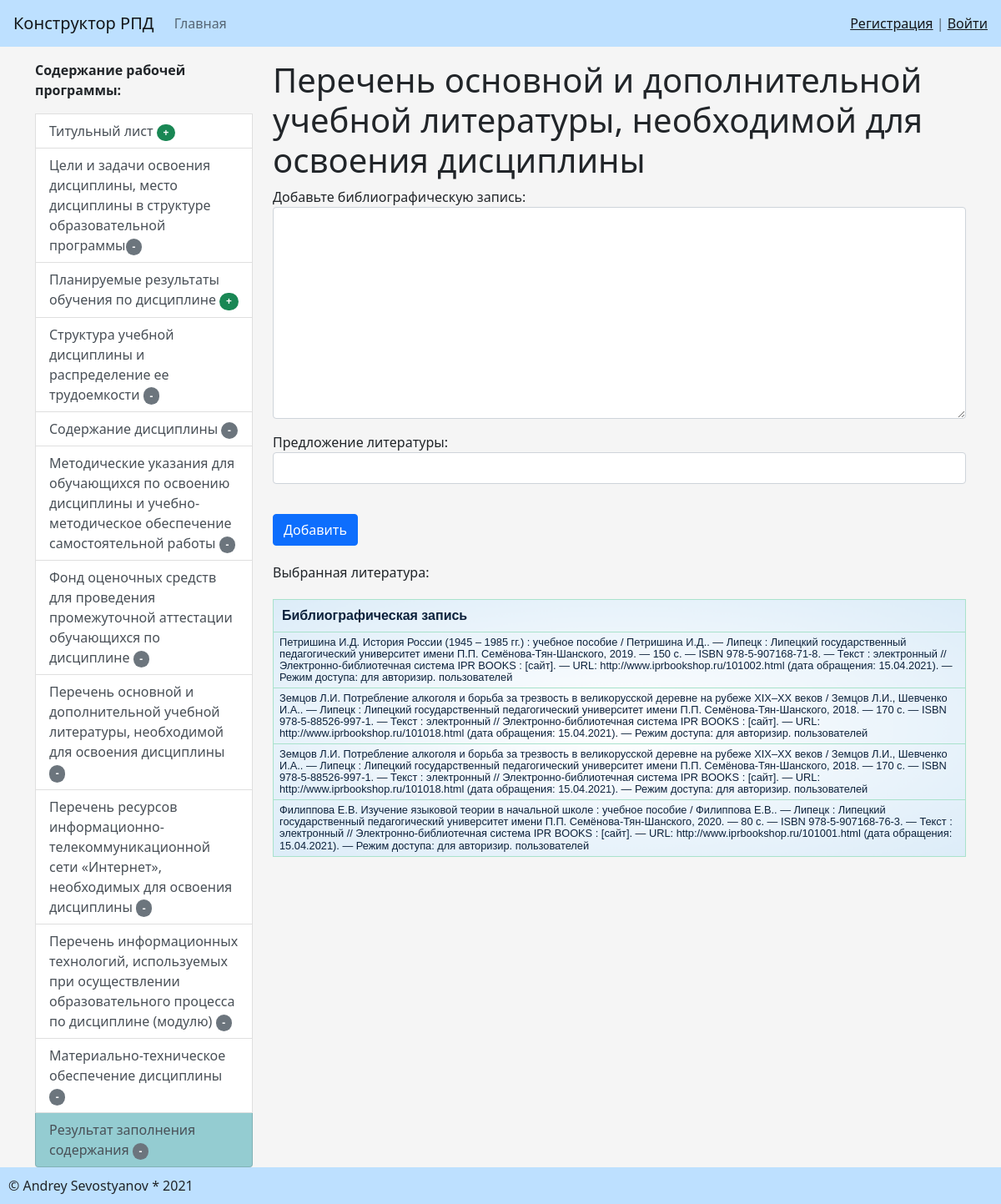
The page /opn_main_window/books/ on the database as committed earlier.
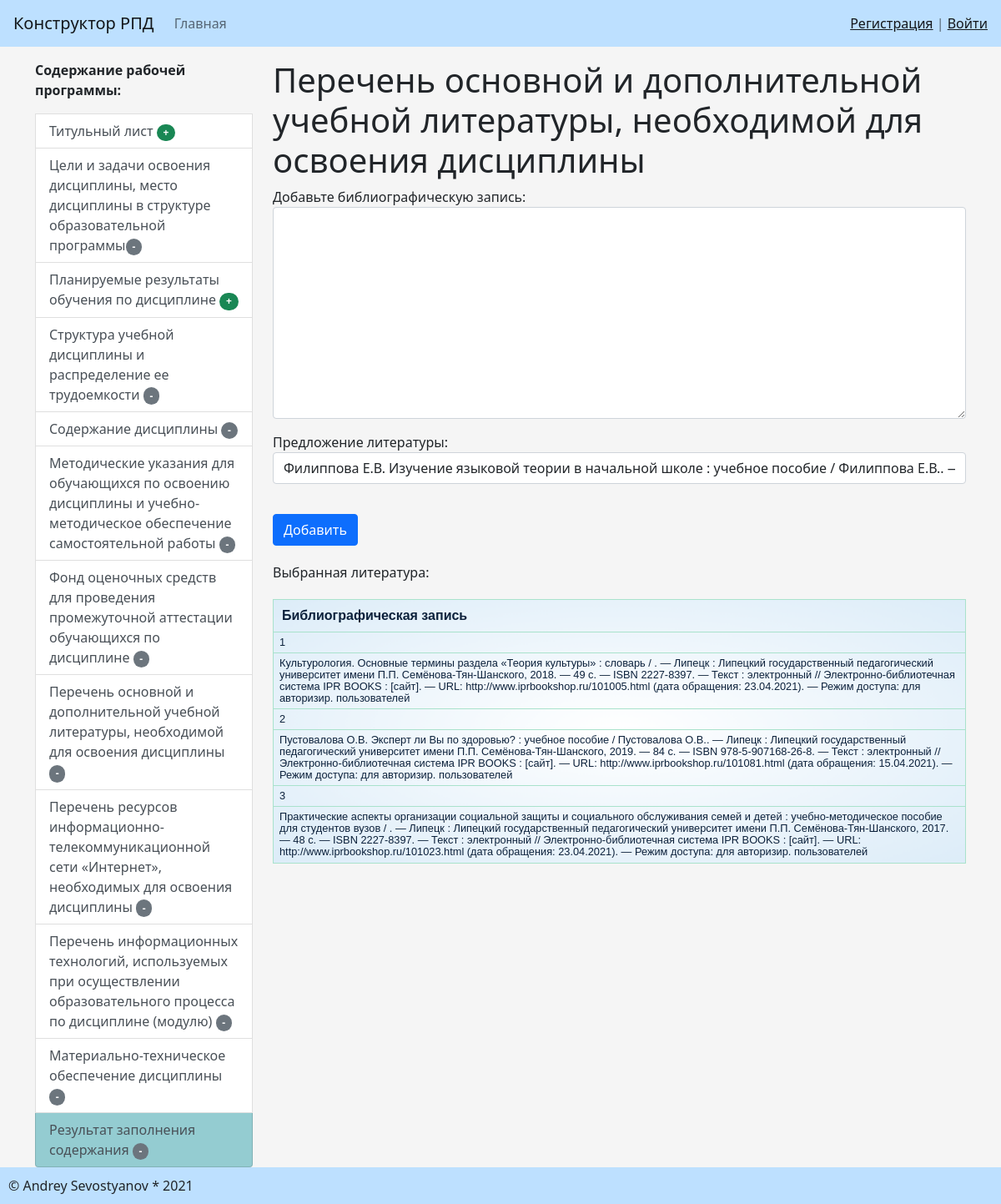
The same page on the database as committed later.
### generation_rpd/models.py (models this page shows, shortened)
class SelectBooks(models.Model):
    book = models.TextField(blank=True, verbose_name='Библиографическая запись')

### generation_rpd/views.py (the view)
# urls.py: path('opn_main_window/books/', gen_book, name='gen_book'),
def gen_book(request):
    if request.method == 'POST':
        form = Books(request.POST)
        if form.is_valid():
            SelectBooks.objects.create(book=form.cleaned_data['an_book'])
            SelectBooks.objects.create(book=form.cleaned_data['offer_books'])
            print(form.cleaned_data)
            return redirect('gen_book')
    else:
        form = Books()
    bd_book = SelectBooks.objects.all()
    return render(request, 'generation_rpd/books.html', {'form': form, 'bd_book': bd_book})

### generation_rpd/forms.py
class Books(forms.Form):
    an_book = forms.CharField(label='Добавьте библиографическую запись',
                              widget=forms.Textarea(attrs={"class": "form-control"}))
    offer_books = forms.ModelChoiceField(empty_label=None, queryset=RecomendBoook.objects.all(),
                                         label='Предложение литературы',
                                         widget=forms.Select(attrs={"class": "form-control"}))

### generation_rpd/models.py (called while the page is built)
    def __str__(self):  # строковый метод
        return self.desc

### generation_rpd/templatetags/gen_tags.py (called while the page is built)
@register.inclusion_tag('generation_rpd/list_categories.html')
def show_categories():
    categories = Category.objects.all()
    return {"categories": categories}

### generation_rpd/templates/generation_rpd/books.html (shortened to what this page needs)
{% extends 'base.html' %}
{% block sidebar %}
{% include 'inc/_sidebar.html' %}
{% endblock %}
{% block content %}
<h1>Перечень основной и дополнительной учебной литературы, необходимой для освоения дисциплины</h1>
<form action="{% url 'gen_book' %}" method="post">
    {{ form.as_p }}
<button type="submit" class="btn btn-primary btn-block">Добавить</button>
</form>
<p>Выбранная литература:</p>
<table border="1" width="100%" cellpadding="5">
    <tr>
        <th>Библиографическая запись</th>
    </tr>
    {% for items in bd_book %}
    <tr>
        <td>{{items.book}}</td>
    </tr>
    {% endfor %}
</table>
{% endblock %}

Rows that differ between the two databases and show on the page:
removed SelectBooks: book "Петришина И.Д. История России (1945 – 1985 гг.) : учебное пособие / Петришина И.Д.. — Липецк : Липецкий государственный педагогический университет имени П.П. Семёнова-Тян-Шанского, 2019. — 150 c. — ISBN 978-5-907168-71-8. — Текст : электронный // Электронно-библиотечная система IPR BOOKS : [сайт]. — URL: http://www.iprbookshop.ru/101002.html (дата обращения: 15.04.2021). — Режим доступа: для авторизир. пользователей"
removed SelectBooks: book "Земцов Л.И. Потребление алкоголя и борьба за трезвость в великорусской деревне на рубеже XIX–XX веков / Земцов Л.И., Шевченко И.А.. — Липецк : Липецкий государственный педагогический университет имени П.П. Семёнова-Тян-Шанского, 2018. — 170 c. — ISBN 978-5-88526-997-1. — Текст : электронный // Электронно-библиотечная система IPR BOOKS : [сайт]. — URL: http://www.iprbookshop.ru/101018.html (дата обращения: 15.04.2021). — Режим доступа: для авторизир. пользователей"
removed SelectBooks: book "Земцов Л.И. Потребление алкоголя и борьба за трезвость в великорусской деревне на рубеже XIX–XX веков / Земцов Л.И., Шевченко И.А.. — Липецк : Липецкий государственный педагогический университет имени П.П. Семёнова-Тян-Шанского, 2018. — 170 c. — ISBN 978-5-88526-997-1. — Текст : электронный // Электронно-библиотечная система IPR BOOKS : [сайт]. — URL: http://www.iprbookshop.ru/101018.html (дата обращения: 15.04.2021). — Режим доступа: для авторизир. пользователей"
removed SelectBooks: book "Филиппова Е.В. Изучение языковой теории в начальной школе : учебное пособие / Филиппова Е.В.. — Липецк : Липецкий государственный педагогический университет имени П.П. Семёнова-Тян-Шанского, 2020. — 80 c. — ISBN 978-5-907168-76-3. — Текст : электронный // Электронно-библиотечная система IPR BOOKS : [сайт]. — URL: http://www.iprbookshop.ru/101001.html (дата обращения: 15.04.2021). — Режим доступа: для авторизир. пользователей"
added SelectBooks: book "1"
added SelectBooks: book "Культурология. Основные термины раздела «Теория культуры» : словарь / . — Липецк : Липецкий государственный педагогический университет имени П.П. Семёнова-Тян-Шанского, 2018. — 49 c. — ISBN 2227-8397. — Текст : электронный // Электронно-библиотечная система IPR BOOKS : [сайт]. — URL: http://www.iprbookshop.ru/101005.html (дата обращения: 23.04.2021). — Режим доступа: для авторизир. пользователей"
added SelectBooks: book "2"
added SelectBooks: book "Пустовалова О.В. Эксперт ли Вы по здоровью? : учебное пособие / Пустовалова О.В.. — Липецк : Липецкий государственный педагогический университет имени П.П. Семёнова-Тян-Шанского, 2019. — 84 c. — ISBN 978-5-907168-26-8. — Текст : электронный // Электронно-библиотечная система IPR BOOKS : [сайт]. — URL: http://www.iprbookshop.ru/101081.html (дата обращения: 15.04.2021). — Режим доступа: для авторизир. пользователей"
added SelectBooks: book "3"
added SelectBooks: book "Практические аспекты организации социальной защиты и социального обслуживания семей и детей : учебно-методическое пособие для студентов вузов / . — Липецк : Липецкий государственный педагогический университет имени П.П. Семёнова-Тян-Шанского, 2017. — 48 c. — ISBN 2227-8397. — Текст : электронный // Электронно-библиотечная система IPR BOOKS : [сайт]. — URL: http://www.iprbookshop.ru/101023.html (дата обращения: 23.04.2021). — Режим доступа: для авторизир. пользователей"
Other text that changed with them:
form field offer_books: (not shown) → "Филиппова Е.В. Изучение языковой теории в начальной школе : учебное пособие / Филиппова Е.В.. — Липецк : Липецкий государственный педагогический университет имени П.П. Семёнова-Тян-Шанского, 2020. — 80 c. — ISBN 978-5-907168-76-3. — Текст : электронный // Электронно-библиотечная система IPR BOOKS : [сайт]. — URL: http://www.iprbookshop.ru/101001.html (дата обращения: 15.04.2021). — Режим доступа: для авторизир. пользователей"
